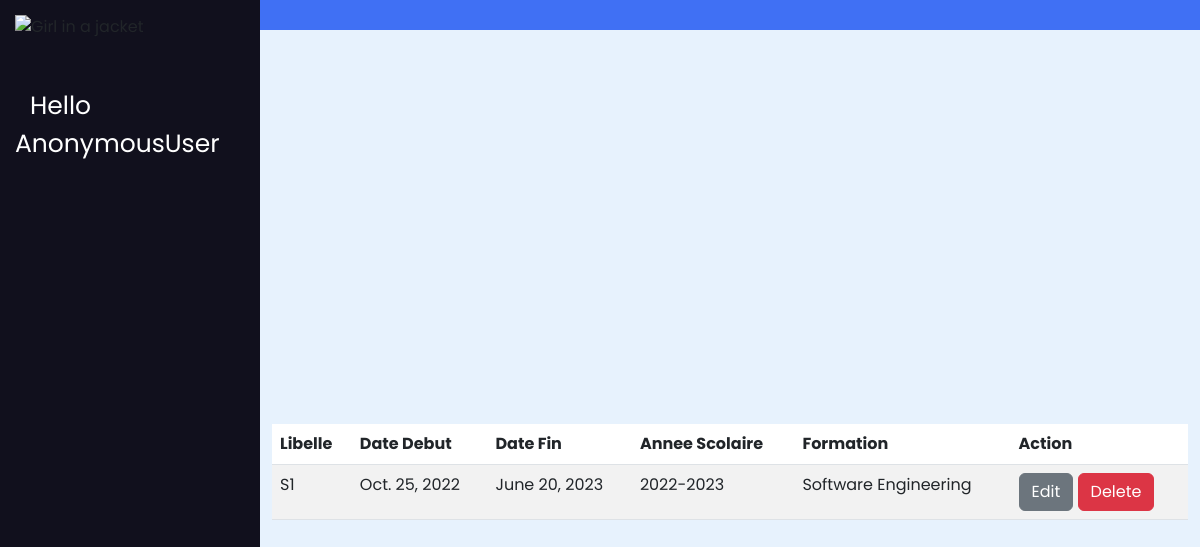
The app's page /list_semester/ with its own data.
### exam_app/models.py (models this page shows, shortened)
class Semestre(models.Model):
    libelle = models.CharField(max_length=30)
    date_debut = models.DateField()
    date_fin = models.DateField()
    annee_scolaire = models.CharField(max_length=30)
    formation = models.ForeignKey('Formation', on_delete=models.CASCADE)

class Formation(models.Model):
    name = models.CharField(max_length=30)
    departement = models.ForeignKey('Departement', on_delete=models.CASCADE)
    def __str__(self):
        return self.name

### exam_app/views.py (the view)
# urls.py: path('list_semester/', semesterListView, name='semester_list'),
def semesterListView(request):
    semestres = Semestre.objects.all()
    return render(request, 'semester_list.html', {'semestres': semestres})

### exam_app/templates/semester_list.html
{% extends "base.html" %}
{% block content %}
<div class="container">
    <table class="table table-striped">
        <thead>
            <tr>
                <th>Libelle</th>
                <th>Date Debut</th>
                <th>Date Fin</th>
                <th>Annee Scolaire</th>
                <th>Formation</th>
                <th>Action</th>
            </tr>
        </thead>
        <tbody>
            {% for semestre in semestres %}
            <tr>
                <td>{{ semestre.libelle }}</td>
                <td>{{ semestre.date_debut }}</td>
                <td>{{ semestre.date_fin }}</td>
                <td>{{ semestre.annee_scolaire }}</td>
                <td>{{ semestre.formation }}</td>
                <td>
                    <a href="{% url 'semester_update' semestre.id %}" class="btn btn-secondary">Edit</a>
                    <a href="{% url 'semester_delete' semestre.id %}" class="btn btn-danger">Delete</a>
                </td>
            </tr>
            {% endfor %}
        </tbody>
    </table>
</div>
{% endblock content %}

### exam_app/static/css/style.css (style rules this page uses)
* { margin: 0; padding: 0; box-sizing: border-box; font-family: "Poppins", sans-serif; }

### records on screen
Semestre: libelle "S1", date_debut "Oct. 25, 2022", date_fin "June 20, 2023", annee_scolaire "2022-2023", formation "Software Engineering"

### other values on screen
{{ request.user }} "AnonymousUser"
